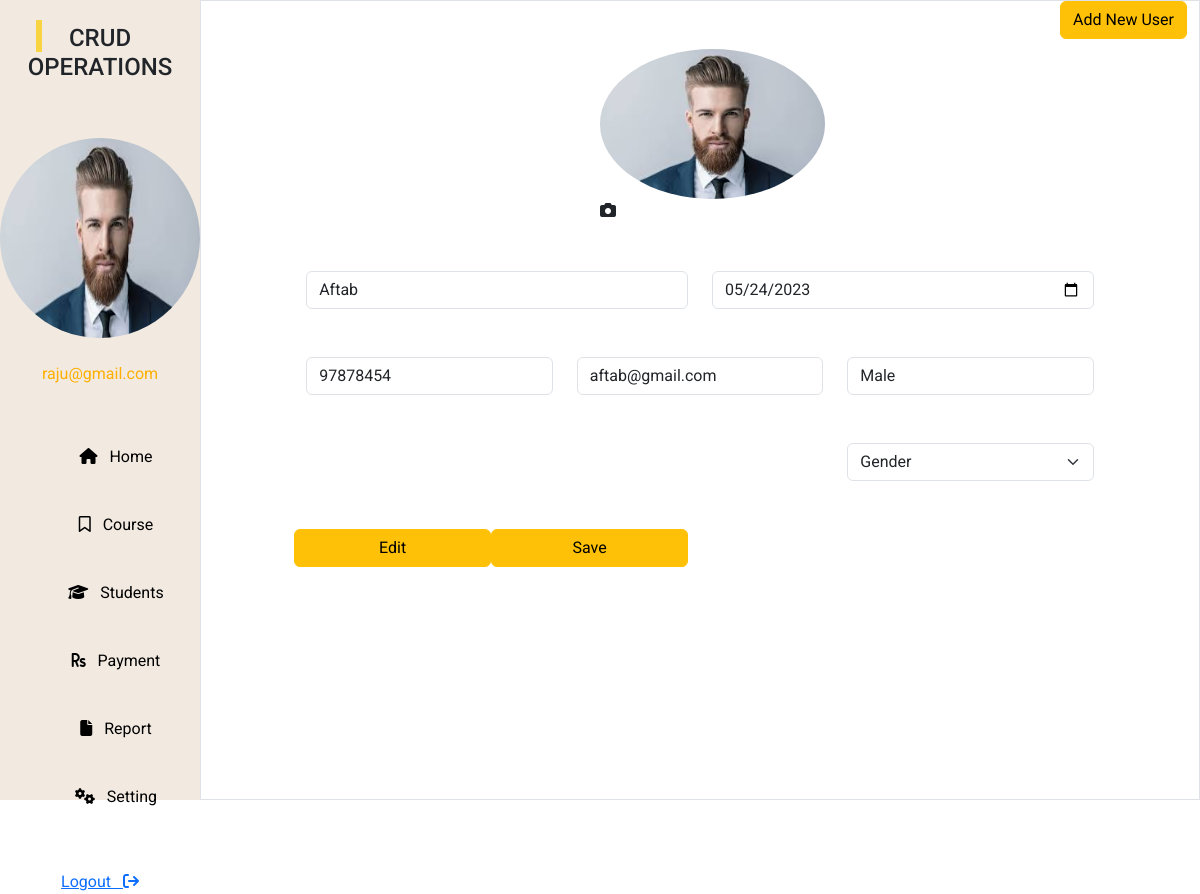
Screenshot of /setting.php (signed in) with the database file from the repository.
### tables this page shows
CREATE TABLE `userprofile` (
  `id` int(100) NOT NULL,
  `name` varchar(200) DEFAULT NULL,
  `dob` varchar(200) DEFAULT NULL,
  `phone` int(200) DEFAULT NULL,
  `email` varchar(200) DEFAULT NULL,
  `gender` varchar(200) DEFAULT NULL,
  `image` varchar(300) DEFAULT NULL
);

### form.php (the view, shortened to what this page needs)
 <?php
$sql1="SELECT * FROM `userprofile`";
$res=mysqli_query($db, $sql1);
$row=mysqli_fetch_assoc($res);
 ?>
<form method="post" enctype="multipart/form-data">
    <div class="mx-auto" style="width: 200px;">
    <img src="<?php echo "image/".$row['image']?>"class="rounded-circle" alt="" height="150px">
    <span><label for="example"><i class="fa-solid fa-camera"></i></label></span>
</div>
  <div class="row">
    <div class="col">
      <input type="text" class="form-control mt-5" placeholder="Name" name="name" value="<?php echo $row['name']?>">
    </div>
    <div class="col">
      <input type="date" class="form-control mt-5" placeholder="DOB" name="dob" value="<?php echo $row['dob']?>">
    </div>
  </div>
  <div class="row">
    <div class="col">
      <input type="number" class="form-control mt-5" placeholder="Phone"name="phone" value="<?php echo $row['phone']?>">
    </div>
    <div class="col">
      <input type="email" class="form-control mt-5" placeholder="Email"name="email" value="<?php echo $row['email']?>">
    </div>
    <div class="col">
    <input type="text" class="form-control mt-5" placeholder="Gender"name="gender" value="<?php echo $row['gender']?>">
    <select class="form-select mt-5" aria-label="Default select example" name="gender">
    <option>Gender</option>
</select>
</div>
<div class="row">
<button type="submit" class="btn btn-warning mt-5 col-3  l" name="edit">Edit</button>
<button type="submit" class="btn btn-warning mt-5 col-3 l" name="save">Save</button>
</div>
  </div>
</form>
</div>

### header.php (shortened to what this page needs)
<!DOCTYPE html>
<html lang="en">
<head>
    <link rel="stylesheet" href="https://cdnjs.cloudflare.com/ajax/libs/font-awesome/5.15.4/css/all.min.css" />
    <link rel="stylesheet" href="https://cdnjs.cloudflare.com/ajax/libs/font-awesome/6.4.0/css/all.min.css" />
    <link href="https://cdn.jsdelivr.net/npm/bootstrap@5.3.0-alpha3/dist/css/bootstrap.min.css" rel="stylesheet">
    <link rel="stylesheet" href="style.css">
</head>
<body>
    <div class="container-fluid">
        <div class="row">
            <div class="col-lg-2 side-left pt-4">
                <span class="line-dashboard"></span>
                <h4 class="text-center ">CRUD OPERATIONS</h4>
                <div class="user-img mt-4">
               <?php $db = mysqli_connect("localhost", "root", "", "child");
             $sql1="SELECT * FROM `userprofile`";
             $res=mysqli_query($db, $sql1);
             $row=mysqli_fetch_assoc($res);
               ?>
                    <h5 class="text-center mt-4"><img src="<?php echo "image/".$row['image']?>"></h5>
                    <p class="text-center mt-4" style="color:#FEAF00"><?php echo  $_SESSION['email']?></p>
                </div>
                <nav>
                    <div class="navbar">
                        <ul>
                            <li><a href="index.php"><span class="fa fa-home"></span>&nbsp;&nbsp;&nbsp;Home</a></li>
                            <li><a href="course.php"><span class="far fa-bookmark"></span>&nbsp;&nbsp;&nbsp;Course</a></li>
                            <li><a href="student.php"><span class="fa fa-graduation-cap"></span>&nbsp;&nbsp;&nbsp;Students</a></li>
                            <li><a href="payment.php"><span class="fa fa-rupee-sign"></span>&nbsp;&nbsp;&nbsp;Payment</a></li>
                            <li><a href="#"><span class="fas fa-file"></span>&nbsp;&nbsp;&nbsp;Report</a></li>
                            <li><a href="setting.php"><span class="fa fa-cogs"></span>&nbsp;&nbsp;&nbsp;Setting</a></li>
                        </ul>
                    </div>
                </nav>
                <a href="logout.php" class="text-start">Logout&nbsp;&nbsp;&nbsp;<i class="fa-solid fa-arrow-right-from-bracket"></i></a>
            </div>

### style.css (style rules this page uses)
* { margin: 0; padding: 0; box-sizing: border-box; font-family: 'Roboto', sans-serif; }
::placeholder { font-size: 14px; }
.side-left { display: flex; flex-direction: column; align-items: center; height: 100vh; background-color: #F2EAE1; padding: 12px; }
.line-dashboard { position: absolute; width: 32px; height: 0px; left: 23px; top: 33px; border: 3px solid #F8D442; transform: rotate(90deg); }
.user-img img { border-radius: 50%; height: 200px; width: 200px; }
nav ul li { text-align: center; border-radius: 4px; padding-top: 7px; height: 40px; width: 170px; margin: 28px; list-style: none; }
nav ul li a { color: black; text-decoration: none; }

### rows the page displays
userprofile: image (picture), name "Aftab", dob "05/24/2023", phone "97878454", email "aftab@gmail.com", gender "Male"

### other values shown
$_SESSION['email'] "raju@gmail.com"
